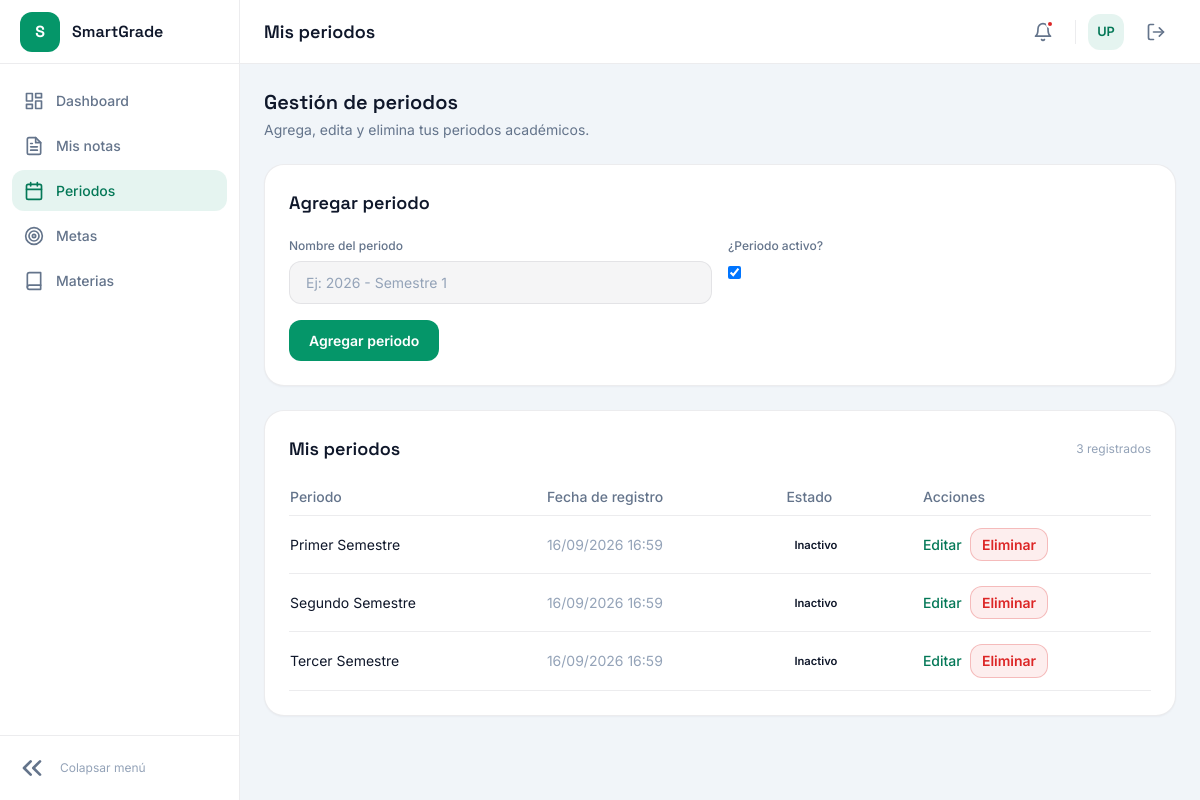
The page /views/terms/index.php (signed in) on the database its author committed.
### tables this page shows
CREATE TABLE IF NOT EXISTS terms (
    id INT AUTO_INCREMENT PRIMARY KEY,
    name VARCHAR(100) NOT NULL,
    user_id INT NOT NULL,
    is_active BOOLEAN DEFAULT FALSE,
    created_at TIMESTAMP DEFAULT CURRENT_TIMESTAMP,
    FOREIGN KEY (user_id) REFERENCES users (id) ON DELETE CASCADE
);

### logic/terms/read.php (called while the page is built, shortened)
<?php
if (!function_exists('getUserTerms')) {
    function getUserTerms(PDO $pdo, int $user_id): array
    {
        $stmt = $pdo->prepare('SELECT id, name, is_active, created_at FROM terms WHERE user_id = :user_id ORDER BY created_at DESC');
        $stmt->execute(['user_id' => $user_id]);
        return $stmt->fetchAll();
    }
}

### views/terms/index.php (the view, shortened to what this page needs)
<?php
require_once __DIR__ . '/../../logic/db.php';
require_once __DIR__ . '/../../logic/terms/read.php';
$user_id = (int) $_SESSION['user_id'];
$old = $_SESSION['terms_old'] ?? ['name' => ''];
$terms = getUserTerms($pdo, $user_id);
?>
<!DOCTYPE html>
<html lang="es">
<head>
    <?php include __DIR__ . '/../header.php'; ?>
</head>
<body>
    <div class="app-shell">
        <?php include __DIR__ . '/../partials/sidebar.php'; ?>
        <div class="main-content">
            <?php include __DIR__ . '/../partials/topbar.php'; ?>
            <main class="p-6 space-y-6">
                <div>
                    <h2 class="font-display text-xl font-semibold text-heading">Gestión de periodos</h2>
                    <p class="text-muted text-sm mt-1">Agrega, edita y elimina tus periodos académicos.</p>
                </div>
                <section class="card p-6">
                    <h3 class="font-display text-lg font-semibold text-heading mb-5">Agregar periodo</h3>
                    <form action="../../logic/terms/create.php" method="POST" class="grid md:grid-cols-2 gap-4" novalidate>
                        <div>
                            <label for="name" class="field-label">Nombre del periodo</label>
                            <input
                                type="text"
                                id="name"
                                name="name"
                                maxlength="100"
                                required
                                placeholder="Ej: 2026 - Semestre 1"
                                value="<?= htmlspecialchars($old['name'], ENT_QUOTES, 'UTF-8') ?>"
                                class="input">
                        </div>
                        <div>
                            <label for="is_active" class="field-label">¿Periodo activo?</label>
                            <input
                                type="checkbox"
                                id="is_active"
                                name="is_active"
                                required
                                checked="<?= isset($old['is_active']) && $old['is_active'] ? 'checked' : '' ?>"
                                class="input">
                        </div>
                        <div class="md:col-span-2">
                            <button type="submit" class="btn btn-primary" style="width: auto;">Agregar periodo</button>
                        </div>
                    </form>
                </section>
                <section class="card p-6">
                    <div class="flex items-center justify-between gap-3 flex-wrap mb-4">
                        <h3 class="font-display text-lg font-semibold text-heading">Mis periodos</h3>
                        <span class="text-xs text-dim"><?= count($terms) ?> registrados</span>
                    </div>
                    <?php if (empty($terms)): ?>
                        <p class="text-sm text-muted">Aún no tienes periodos registrados.</p>
                    <?php else: ?>
                        <div class="overflow-x-auto">
                            <table class="w-full text-sm">
                                <thead>
                                    <tr class="text-left text-muted border-b" style="border-color: var(--color-border);">
                                        <th class="py-2 pr-4 font-medium">Periodo</th>
                                        <th class="py-2 pr-4 font-medium">Fecha de registro</th>
                                        <th class="py-2 font-medium">Estado</th>
                                        <th class="py-2 font-medium">Acciones</th>
                                    </tr>
                                </thead>
                                <tbody>
                                    <?php foreach ($terms as $term): ?>
                                        <tr class="border-b" style="border-color: var(--color-border);">
                                            <td class="py-3 pr-4 text-heading"><?= htmlspecialchars($term['name'], ENT_QUOTES, 'UTF-8') ?></td>
                                            <td class="py-3 pr-4 text-dim"><?= htmlspecialchars(date('d/m/Y H:i', strtotime($term['created_at'])), ENT_QUOTES, 'UTF-8') ?></td>
                                            <td class="py-3 pr-4">
                                                <?php if ($term['is_active']): ?>
                                                    <span class="badge-pill badge-pill-success">Activo</span>
                                                <?php else: ?>
                                                    <span class="badge-pill badge-pill-muted">Inactivo</span>
                                                <?php endif; ?>
                                            <td class="py-3">
                                                <div class="flex items-center gap-2">
                                                    <a href="edit.php?id=<?= (int) $term['id'] ?>" class="text-sm link-accent">Editar</a>
                                                    <form action="../../logic/terms/delete.php" method="POST" onsubmit="return confirm('¿Seguro que deseas eliminar este periodo?');">
                                                        <button type="submit" class="btn btn-danger-ghost" style="padding: 0.35rem 0.7rem;">Eliminar</button>
                                                    </form>
                                                </div>
                                            </td>
                                        </tr>
                                    <?php endforeach; ?>
                                </tbody>
                            </table>
                        </div>
                    <?php endif; ?>
                </section>
            </main>
        </div>
    </div>
</body>
</html>

### views/css/styles.css (style rules this page uses)
:root { --color-bg: #f1f5f9; --color-surface: #ffffff; --color-surface-alt: #f8fafc; --color-border: rgba(15, 23, 42, 0.08); --color-border-focus: var(--color-primary); --color-text: #0f172a; --color-text-muted: #64748b; --color-text-dim: #94a3b8; --color-text-inverse: #ffffff; --color-primary: #059669; --color-primary-hover: #047857; --color-primary-soft: rgba(5, 150, 105, 0.1); --color-danger: #dc2626; --color-danger-border: rgba(220, 38, 38, 0.25); --color-danger-bg: rgba(220, 38, 38, 0.08); --color-success: #059669; --color-success-border: rgba(5, 150, 105, 0.25); --color-success-bg: rgba(5, 150, 105, 0.08); --color-overlay-soft: rgba(15, 23, 42, 0.04); --color-overlay-medium: rgba(15, 23, 42, 0.06); --font-body: "Inter", sans-serif; --font-display: "Space Grotesk", sans-serif; --radius-sm: 0.375rem; --radius-md: 0.5rem; --radius-lg: 0.75rem; --radius-xl: 1rem; --radius-2xl: 1.25rem; --input-padding-y: 0.625rem; --input-padding-x: 1rem; --transition-fast: 150ms ease; }
body { font-family: var(--font-body); background-color: var(--color-bg); color: var(--color-text); }
.font-display { font-family: var(--font-display); }
.card { background-color: var(--color-surface); border: 1px solid var(--color-border); border-radius: var(--radius-2xl); }
.field-label { display: block; font-size: 0.75rem; font-weight: 500; color: var(--color-text-muted); margin-bottom: 0.375rem; }
.input { width: 100%; background-color: var(--color-overlay-soft); border: 1px solid var(--color-border); border-radius: var(--radius-lg); padding: var(--input-padding-y) var(--input-padding-x); font-size: 0.875rem; color: var(--color-text); transition: border-color var(--transition-fast), box-shadow var(--transition-fast); }
.input[type="checkbox"] { width: auto; height: auto; padding: 0; border: none; background-color: transparent; }
.input::placeholder { color: var(--color-text-dim); }
.btn { display: inline-flex; align-items: center; justify-content: center; font-weight: 600; font-size: 0.875rem; border-radius: var(--radius-lg); padding: var(--input-padding-y) 1.25rem; transition: background-color var(--transition-fast), transform var(--transition-fast); cursor: pointer; border: none; }
.btn-primary { background-color: var(--color-primary); color: var(--color-text-inverse); width: 100%; }
.btn-danger-ghost { background-color: var(--color-danger-bg); border: 1px solid var(--color-danger-border); color: var(--color-danger); }
.link-accent { color: var(--color-primary-hover); font-weight: 500; }
.text-muted { color: var(--color-text-muted); }
.text-dim { color: var(--color-text-dim); }
:root { --sidebar-width-expanded: 15rem; --sidebar-width-collapsed: 4.5rem; --topbar-height: 4rem; }
.app-shell { display: flex; min-height: 100vh; background-color: var(--color-bg); }
.main-content { flex: 1; display: flex; flex-direction: column; min-width: 0; }
.badge-pill { display: inline-flex; align-items: center; gap: 0.3rem; font-size: 0.7rem; font-weight: 600; padding: 0.15rem 0.5rem; border-radius: 999px; }
.text-heading { color: var(--color-text); }
.card, .widget-card { box-shadow: 0 1px 2px rgba(15, 23, 42, 0.04); }

### rows shown on the page
terms: name "Primer Semestre", created_at "16/09/2026 16:59", is_active "Inactivo"
terms: name "Segundo Semestre", created_at "16/09/2026 16:59", is_active "Inactivo"
terms: name "Tercer Semestre", created_at "16/09/2026 16:59", is_active "Inactivo"

### other values the page prints
$page_title "Mis periodos"
$initials "UP"
count($terms) "3"
